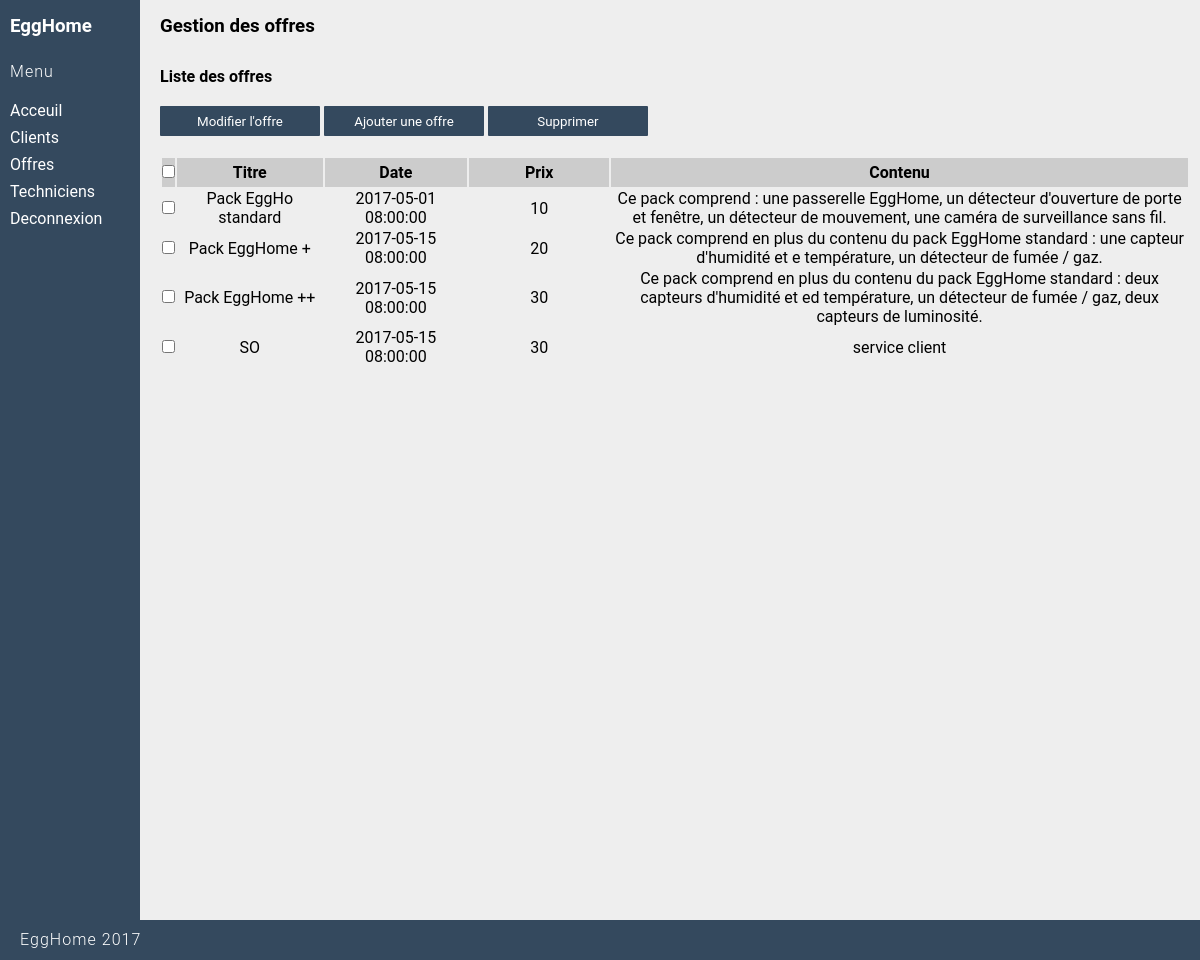
The app's page /service_client/offres (signed in) with its own data.
### tables this page shows
CREATE TABLE `offre` (
  `id` int(11) NOT NULL,
  `date` datetime DEFAULT NULL,
  `detail` varchar(1000) DEFAULT NULL,
  `prix` int(11) DEFAULT NULL,
  `titre` varchar(45) DEFAULT NULL
);

### application/controller/service_client.php (called while the page is built, shortened)
<?php
class Service_client extends Controller
{
    public function offres()
    {
        $offres = Offre::find_all();
        require APP . 'view/_templates/head.php';
        require APP . 'view/service_client/includes/sidebar.php';
        require APP . 'view/service_client/gestion_offres.php';
        require APP . 'view/_templates/footer.php';
    }
}

### public/index.php (called while the page is built, shortened)
<?php
require APP . 'core/database/database.php';
require APP . 'core/database/database_object.php';
$database = new Database();
$app = new Application();

### application/core/database/database.php (called while the page is built, shortened)
<?php
class Database {
	public $connection;
	function open_db_connection() {
        $options = array(PDO::ATTR_DEFAULT_FETCH_MODE => PDO::FETCH_OBJ, PDO::ATTR_ERRMODE => PDO::ERRMODE_WARNING);
        try {
	        $this->connection = new PDO(DB_TYPE . ':host=' . DB_HOST . ';dbname=' . DB_NAME . ';charset=' . DB_CHARSET, DB_USER, DB_PASS, $options);
        } catch (PDOException $e) {
            die("database connection failed" . $this->connection->errorInfo());
        }
	}
	public function query($sql) {
        $query = $this->connection->prepare($sql);
        $result = $query->execute();
		return $query;
	}
}

### application/core/database/database_object.php (called while the page is built, shortened)
<?php
class Db_object {
	static public function find_all() {
		return static::find_by_query("SELECT * FROM " . static::$db_table . " ");
	}
	static public function find_by_query($sql) {
		return static::instanciate($sql);
	}
	static public function instanciate($sql) {
		global $database;
		$object_array = array();
		$calling_class = get_called_class();
		$result_set = $database->query($sql);
		while ($row = $result_set->fetchObject($calling_class))
			$object_array[] = $row;
		return $object_array;
	}
}

### application/view/service_client/gestion_offres.php (the view, shortened to what this page needs)
<div class="dashboard-content">
    <h3>Gestion des offres</h3>
    <h4 class="spacer-large">Liste des offres</h4>
    <button name="paramOffre" class="paramOffre_btn">Modifier l'offre</button>
    <button name="addOffre" class="addOffre_btn">Ajouter une offre</button>
    <table class="table spacer-small">
        <thead>
        <tr class="first">
            <td><input type="checkbox" id="selectAllBoxes"></td>
            <th>Titre</th>
            <th>Date</th>
            <th>Prix</th>
            <th>Contenu</th>
        </tr>
        </thead>
        <form class="form" method="POST" action="<?php echo URL; ?>service_client/gestion_offres">
            <tbody>
            <?php foreach ($offres as $offre): ?>
                <tr>
                    <td><input type="checkbox" class="checkBoxes" value='<?php echo $offre->id ?>' name='checkBoxArray[]'>
                    <td class="colonne"><?php echo $offre->titre ?></td>
                    <td class="colonne"><?php echo $offre->date ?></td>
                    <td class="colonne"><?php echo $offre->prix ?></td>
                    <td class="colonne"><?php echo $offre->detail ?></td>
                </tr>
            <?php endforeach ?>
            </tbody>
            <input type="submit" name="deleteOffre" id="submitgestionoffre" value="Supprimer" >
        </form>
    </table>
</div>

### public/css/style.css (style rules this page uses)
* { margin: 0; padding: 0; box-sizing: border-box; font-family: "Roboto", sans-serif; }
body { margin-bottom: -40px; margin: 0 0 40px; background-color: #EEE; }
html { position: relative; min-height: 100%; }
.dashboard-content { padding: 10px; padding-top: 15px; padding-left: 160px; min-width: 100%; }
.spacer-small { margin-top: 12px; }
.spacer-large { margin-top: 30px; }
button { margin-top: 8px; margin-bottom: 8px; height: 30px; width: 100px; }
button, input[type='submit'] { background-color: #34495e; border-radius: 1px; border-width: 0px; margin-top: 8px; margin-bottom: 8px; min-width: 160px; padding: 4px; height: 30px; color: white; }
.table th { margin: 0; min-width: 140px; padding: 5px; border: none; }
.table .first { background-color: #ccc; }
.colonne { text-align : center; }

### records on screen
offre: titre "Pack EggHo standard", date "2017-05-01 08:00:00", prix "10", detail "Ce pack comprend : une passerelle EggHome, un détecteur d'ouverture de porte et fenêtre, un détecteur de mouvement, une caméra de surveillance sans fil."
offre: titre "Pack EggHome +", date "2017-05-15 08:00:00", prix "20", detail "Ce pack comprend en plus du contenu du pack EggHome standard : une capteur d'humidité et e température, un détecteur de fumée / gaz."
offre: titre "Pack EggHome ++", date "2017-05-15 08:00:00", prix "30", detail "Ce pack comprend en plus du contenu du pack EggHome standard : deux capteurs d'humidité et ed température, un détecteur de fumée / gaz, deux capteurs de luminosité."
offre: titre "SO", date "2017-05-15 08:00:00", prix "30", detail "service client"
